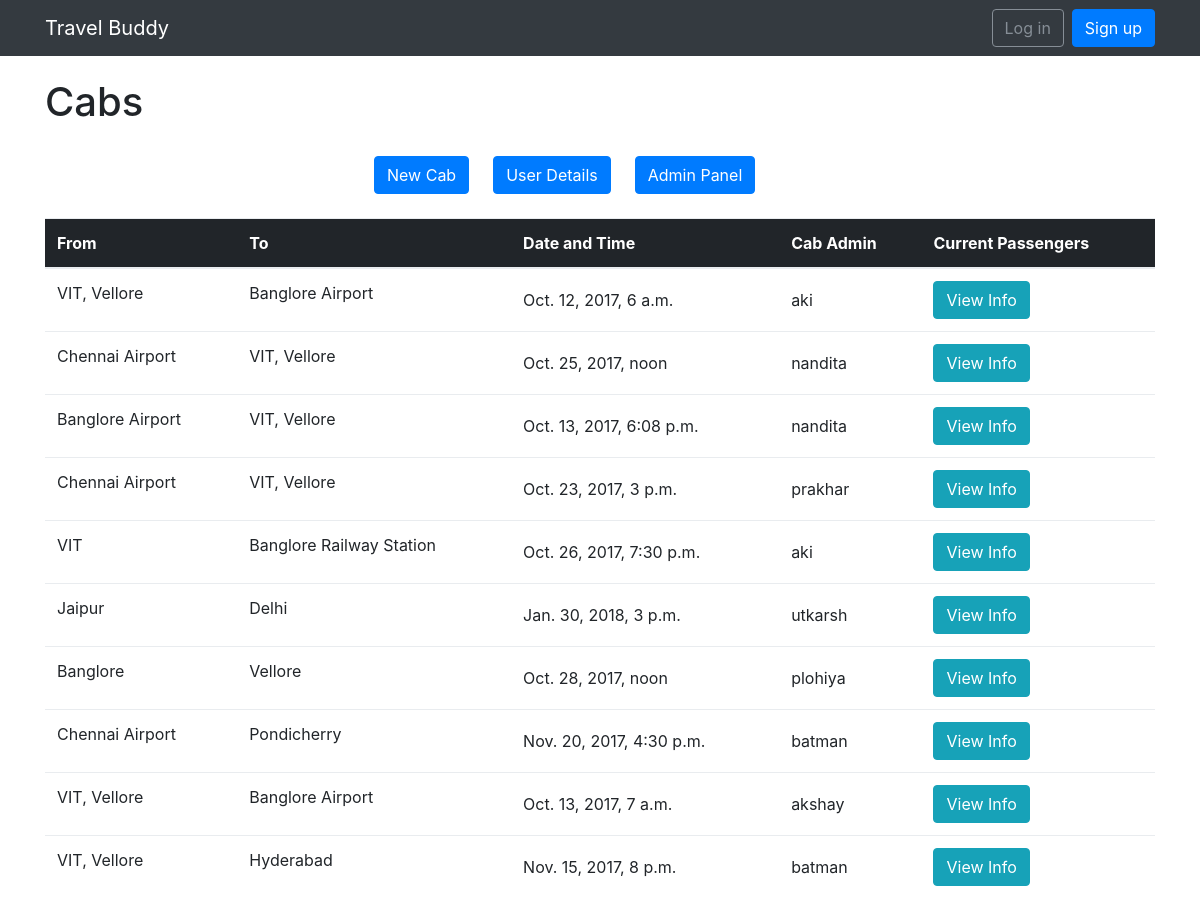
The page / on the database its author committed.
### cabshare/models.py (models this page shows)
class Cab(models.Model):
    source = models.CharField(max_length=20)
    destination = models.CharField(max_length=20)
    dep_date_time = models.DateTimeField()
    size = models.IntegerField()
    cab_admin = models.ForeignKey(User, related_name='cab_admin')
    created_at = models.DateTimeField(auto_now_add=True)

### cabshare/views.py (the view)
# urls.py: url(r'^$', views.view_cabs, name='home'),
def view_cabs(request):
    cabs = Cab.objects.all()
    return render(request, 'view_cabs.html', {'cabs': cabs})

### templates/view_cabs.html
{% extends 'base.html' %}
{% block content %}
    <div class = "container">
        <br>
        <h1>Cabs</h1>
        <br>
        <div class="row mx-auto" style="width: 500px;">
        {% if user.is_authenticated %}
        <div class="ml-4 mb-4">
                <a href="{% url 'new_cab' username=user.username %}" class="btn btn-primary">New Cab</a>
        </div>
        <div class="ml-4 mb-4">
                <a href="{% url 'user_details' username=user.username %}" class="btn btn-primary">User Details</a>
        </div>
        <div class="ml-4 mb-4">
                <a href="{% url 'cab_admin_panel' username=user.username %}" class="btn btn-primary">Admin Panel</a>
        </div>
        {% else %}
        <div class="ml-4 mb-4">
                <a href="{% url 'login' %}" class="btn btn-primary">New Cab</a>
        </div>
        <div class="ml-4 mb-4">
                <a href="{% url 'login'%}" class="btn btn-primary">User Details</a>
        </div>
        <div class="ml-4 mb-4">
                <a href="{% url 'login'%}" class="btn btn-primary">Admin Panel</a>
        </div>
        {% endif %}
    </div>
            <table class="table">
                <thead class="thead-inverse">
                <tr>
                    <th>From</th>
                    <th>To</th>
                    <th>Date and Time</th>
                    <th>Cab Admin</th>
                    <th>Current Passengers</th>
                </tr>
                </thead>
                <tbody>
                {% for cabs in cabs %}
                    <tr>
                    <td> {{ cabs.source }} </td>
                    <td> {{ cabs.destination }} </td>
                    <td class="align-middle"> {{ cabs.dep_date_time }} </td>
                    <td class="align-middle">
                        {{ cabs.cab_admin}} </td>
                    <td class="align-middle"> <a href="{% url 'cab_info' cabs.pk %}"><button class="btn btn-info">View Info</button></a></td>
                    </tr>
                {% endfor %}
                </tbody>
            </table>
        </div>
{% endblock %}

### templates/base.html (shortened to what this page needs)
{% load static %}<!DOCTYPE html>
<html>
  <head>
    <link rel="stylesheet" href="{% static 'css/bootstrap.min.css' %}">
  </head>
  <body>
    <nav class="navbar navbar-expand-lg navbar-dark bg-dark">
      <div class="container">
        <a class="navbar-brand" href="{% url 'view_cabs' %}">Travel Buddy</a>
          <div class="" id="mainMenu">
              {% if user.is_authenticated %}
                <form class="form-inline ml-auto">
                  <a href="{% url 'logout' %}" class="btn btn-outline-secondary">Log out</a>
                  <a href="#" class="btn btn-primary ml-2">{{ user.username }}</a>
                </form>
              {% else %}
                <form class="form-inline ml-auto">
                  <a href="{% url 'login' %}" class="btn btn-outline-secondary">Log in</a>
                  <a href="{% url 'signup' %}" class="btn btn-primary ml-2">Sign up</a>
                </form>
              {% endif %}
            </div>
      </div>
    </nav>
      {% block content %}
      {% endblock %}
  </body>
</html>

### rows shown on the page
Cab: source "VIT, Vellore", destination "Banglore Airport", dep_date_time "Oct. 12, 2017, 6 a.m.", cab_admin "aki"
Cab: source "Chennai Airport", destination "VIT, Vellore", dep_date_time "Oct. 25, 2017, noon", cab_admin "nandita"
Cab: source "Banglore Airport", destination "VIT, Vellore", dep_date_time "Oct. 13, 2017, 6:08 p.m.", cab_admin "nandita"
Cab: source "Chennai Airport", destination "VIT, Vellore", dep_date_time "Oct. 23, 2017, 3 p.m.", cab_admin "prakhar"
Cab: source "VIT", destination "Banglore Railway Station", dep_date_time "Oct. 26, 2017, 7:30 p.m.", cab_admin "aki"
Cab: source "Jaipur", destination "Delhi", dep_date_time "Jan. 30, 2018, 3 p.m.", cab_admin "utkarsh"
Cab: source "Banglore", destination "Vellore", dep_date_time "Oct. 28, 2017, noon", cab_admin "plohiya"
Cab: source "Chennai Airport", destination "Pondicherry", dep_date_time "Nov. 20, 2017, 4:30 p.m.", cab_admin "batman"
Cab: source "VIT, Vellore", destination "Banglore Airport", dep_date_time "Oct. 13, 2017, 7 a.m.", cab_admin "akshay"
Cab: source "VIT, Vellore", destination "Hyderabad", dep_date_time "Nov. 15, 2017, 8 p.m.", cab_admin "batman"
